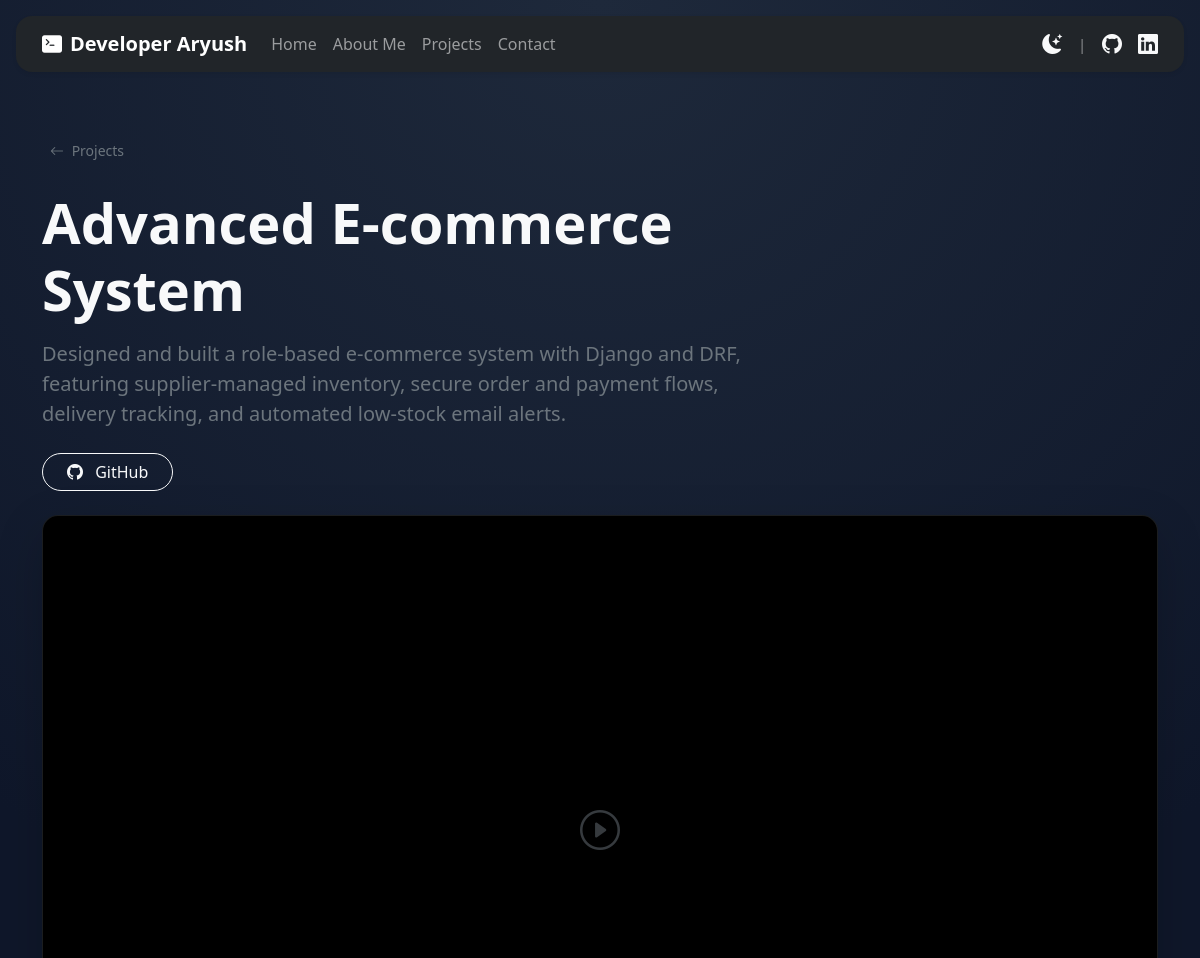
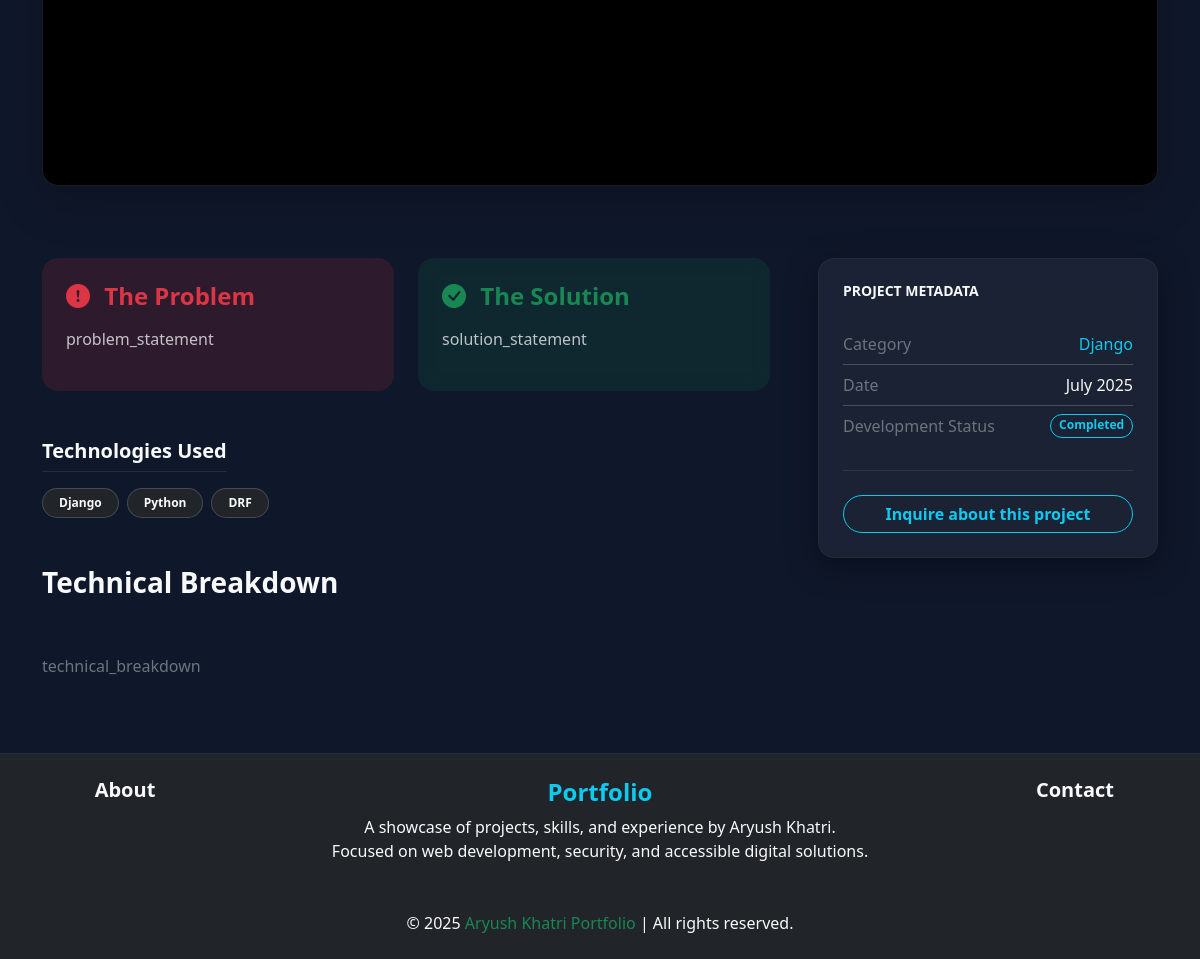
The page /aryush/project/6/ on the database its author committed (2 pictures, top to bottom).
### portfolio_app/models.py (models this page shows, shortened)
class Project(models.Model):
    TYPES_CHOICE = [
        ('Dj', 'Django'),
        ('Py', 'Python'),
        ('Fg', 'Figma'),
        ('FS' , 'Full Stack')
    ]
    STATUS_CHOICES = [
    ('Comp', 'Completed'),
    ('Live', 'Live'), # If you actually host it later
    ('Dev', 'In Development')]
    title = models.CharField(max_length=100)
    project_type = models.CharField(max_length=2, choices=TYPES_CHOICE)
    status = models.CharField(max_length=4, choices=STATUS_CHOICES, default='Dev')
    problem_statement = models.TextField(help_text="What was the challenge?", default = "problem_statement", blank=True, null=True)
    solution_statement = models.TextField(help_text="How did you solve it?", default = "solution_statement", blank=True, null=True)
    technical_breakdown = models.TextField(help_text="The deep dive/README content.", default = "technical_breakdown", blank=True, null=True)
    description = models.TextField(help_text="Used for the project card preview.")
    tech_stack = models.JSONField(default=list)
    vedio = models.FileField(upload_to="static/videos/", blank=True, null=True)
    github_link = models.URLField(null=True, blank=True)
    project_link = models.URLField(null=True, blank=True)
    figma_link = models.URLField(null=True, blank=True)
    is_pinned = models.BooleanField(default=False)
    created_at = models.DateTimeField(auto_now_add=True)
    updated_at = models.DateTimeField(auto_now=True)
    class Meta:
        ordering = ['-is_pinned', '-created_at']

### portfolio_app/views.py (the view)
# urls.py: path('aryush/project/<int:pk>/', project_detail, name="project_detail"),
def project_detail(request, pk):
    project_obj = get_object_or_404(Project, pk=pk)
    project = {"project":project_obj}
    return render(request, 'portfolio_app/project_detail.html',project)

### portfolio_app/templates/portfolio_app/project_detail.html (shortened to what this page needs)
{% extends "layout.html" %}
{% load static %}
{% block content %}
<div class="container pt-5 pb-4">
    <a href="{% url 'projects' %}" class="btn btn-sm btn-outline-secondary rounded-pill mb-4 border-0">
        <i class="bi bi-arrow-left me-1"></i> Projects
    </a>
    <div class="row align-items-center">
        <div class="col-lg-8">
            <h1 class="display-4 fw-bold text-light mb-3">{{ project.title }}</h1>
            <p class="lead text-secondary mb-4">{{ project.description}}</p>
            <div class="d-flex gap-3">
                {% if project.github_link %}
                <a href="{{ project.github_link }}" target="_blank" class="btn btn-outline-light rounded-pill px-4">
                    <i class="bi bi-github me-2"></i> GitHub
                </a>
                {% endif %}
            </div>
        </div>
    </div>
</div>
<div class="container mb-5">
    <div
        class="ratio ratio-16x9 rounded-4 overflow-hidden shadow-lg border border-secondary border-opacity-25 bg-black">
        {% if project.vedio %}
        <video class="object-fit-cover w-100 h-100" controls autoplay muted loop>
            <source src="{% static project.vedio.name|cut:'static/' %}" type="video/mp4">
            Your browser does not support the video tag.
        </video>
        {% else %}
        <div class="d-flex align-items-center justify-content-center text-secondary h-100">
            <i class="bi bi-play-circle fs-1 opacity-50"></i>
        </div>
        {% endif %}
    </div>
</div>
<div class="container py-4">
    <div class="row g-5">
        <div class="col-lg-8">
            <div class="row g-4 mb-5">
                <div class="col-md-6">
                    <div class="card h-100 border-0 rounded-4"
                        style="background: rgba(220, 53, 69, 0.15); backdrop-filter: blur(10px);">
                        <div class="card-body p-4">
                            <h4 class="fw-bold text-danger mb-3">
                                <i class="bi bi-exclamation-circle-fill me-2"></i> The Problem
                            </h4>
                            <p class="text-light opacity-75">
                                {{ project.problem_statement }}
                            </p>
                        </div>
                    </div>
                </div>
                <div class="col-md-6">
                    <div class="card h-100 border-0 rounded-4"
                        style="background: rgba(25, 135, 84, 0.15); backdrop-filter: blur(10px);">
                        <div class="card-body p-4">
                            <h4 class="fw-bold text-success mb-3">
                                <i class="bi bi-check-circle-fill me-2"></i> The Solution
                            </h4>
                            <p class="text-light opacity-75">
                                {{ project.solution_statement }}
                            </p>
                        </div>
                    </div>
                </div>
            </div>
            <div class="mb-5">
                <h5
                    class="fw-bold text-light mb-3 border-bottom border-secondary border-opacity-25 pb-2 d-inline-block">
                    Technologies Used</h5>
                <div class="d-flex flex-wrap gap-2">
                    {% for tech in project.tech_stack %}
                    <span
                        class="badge rounded-pill px-3 py-2 bg-dark border border-secondary border-opacity-50 text-light badge-{{ tech }}">
                        {{ tech }}
                    </span>
                    {% endfor %}
                </div>
            </div>
            <div class="mb-5">
                <h3 class="fw-bold text-light mb-4">Technical Breakdown</h3>
                <div class="text-secondary lead fs-6" style="white-space: pre-line; line-height: 1.8;">
                    {{ project.technical_breakdown }}
                </div>
            </div>
        </div>
        <div class="col-lg-4">
            <div class="sticky-top" style="top: 100px;">
                <div class="glass-card rounded-4 p-4 border border-secondary border-opacity-10">
                    <h5 class="fw-bold text-light mb-4 text-uppercase small ls-1">Project Metadata</h5>
                    <ul class="list-group list-group-flush bg-transparent">
                        <li class="list-group-item bg-transparent text-secondary px-0 d-flex justify-content-between">
                            <span>Category</span>
                            <span class="text-info">{{ project.get_project_type_display }}</span>
                        </li>
                        <li class="list-group-item bg-transparent text-secondary px-0 d-flex justify-content-between">
                            <span>Date</span>
                            <span class="text-light">{{ project.created_at|date:"F Y" }}</span>
                        </li>
                        <li class="list-group-item bg-transparent text-secondary px-0 d-flex justify-content-between">
                            <span>Development Status</span>
                            <span class="badge rounded-pill {% if project.status == 'Live' %}bg-success text-dark{% else %}border border-info text-info{% endif %}">
        {{ project.get_status_display }}
    </span>
                        </li>
                    </ul>
                    <hr class="border-secondary opacity-25 my-4">
                            <div class="d-grid">
                                <a href="{% url 'contact' %}?project={{ project.title }}"
                                    class="btn btn-outline-info rounded-pill fw-bold">
                                    Inquire about this project
                                </a>
                            </div>
                </div>
            </div>
        </div>
    </div>
</div>
{% endblock %}

### static/css/style.css (style rules this page uses)
:root { --glass-bg: rgba(255, 255, 255, 0.05); --glass-border: rgba(255, 255, 255, 0.1); --glass-blur: 10px; --neon-blue: #0dcaf0; --deep-bg: #0f172a; }
[data-bs-theme="dark"] body { background-color: var(--deep-bg) !important; background-image: radial-gradient(circle at 50% 0%, #1e293b 0%, var(--deep-bg) 50%); background-attachment: fixed; }
.glass-card { background: var(--glass-bg); backdrop-filter: blur(var(--glass-blur)); -webkit-backdrop-filter: blur(var(--glass-blur)); border: 1px solid var(--glass-border); box-shadow: 0 8px 32px 0 rgba(0, 0, 0, 0.37); transition: transform 0.3s ease, box-shadow 0.3s ease; }
.badge-Django { color: #092e20; background-color: #44b78b; }
.badge-Python { color: #ffd43b; background-color: #306998; }
[data-bs-theme="dark"] .badge { border: 1px solid rgba(255, 255, 255, 0.1); }

### rows shown on the page
Project: title "Advanced E-commerce System", description "Designed and built a role-based e-commerce system with Django and DRF, featuring supplier-managed inventory, secure order and payment flows, delivery tracking, and automated low-stock email alerts.", problem_statement "problem_statement", solution_statement "solution_statement", technical_breakdown "technical_breakdown", project_type "Django", created_at "July 2025", status "Completed"

### other values the page prints
{{ tech }} "Django" "Python" "DRF"
